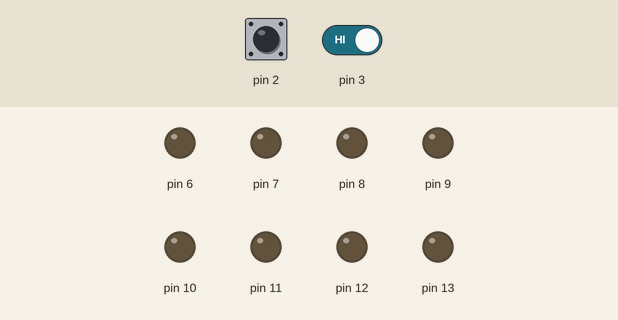
Bench run of a sketch on a simulated Arduino Uno, built with avr-gcc and run on an emulated ATmega328P. Shown: output pins drawn as LEDs (lit = HIGH). The test bench sets the inputs (shaded band); at power-on: pin 2 HIGH, pin 3 HIGH.

Above: at 1.2 s.
1.3 s: pin 2 pulled LOW for 0.15 s
At 2.0 s:
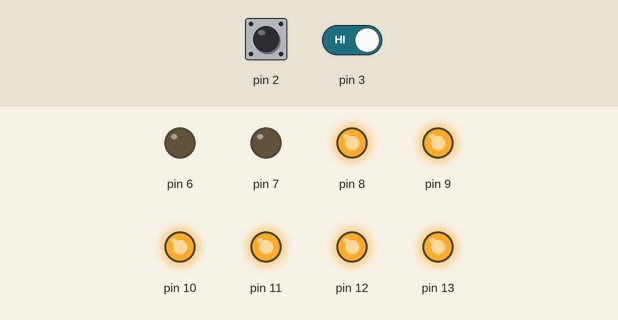
2.9 s: pin 2 pulled LOW for 3.2 s
At 3.7 s:
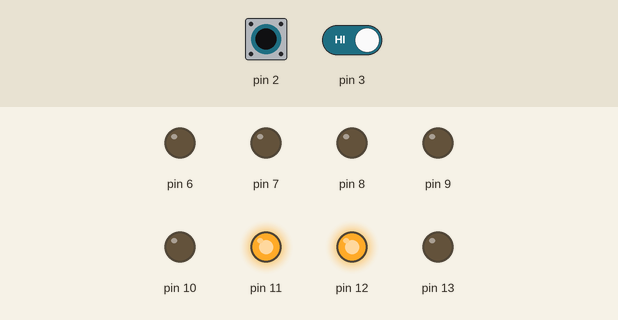
7.6 s: pin 2 driven LOW and pin 3 driven LOW
At 8.5 s:
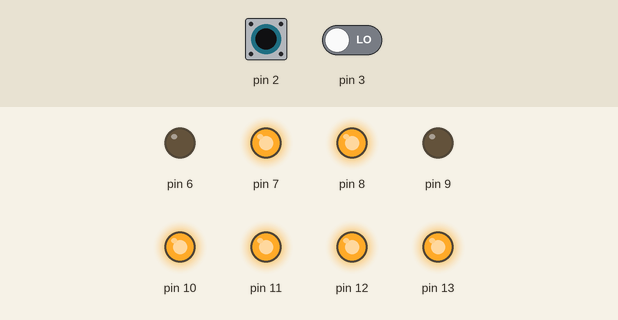
9.1 s: pin 2 driven HIGH
At 9.7 s:
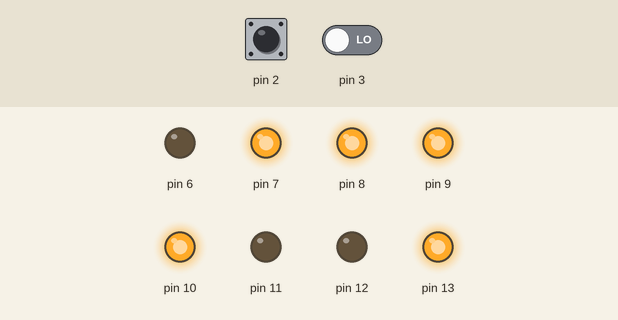
10.6 s: pin 2 driven LOW
At 12.0 s:
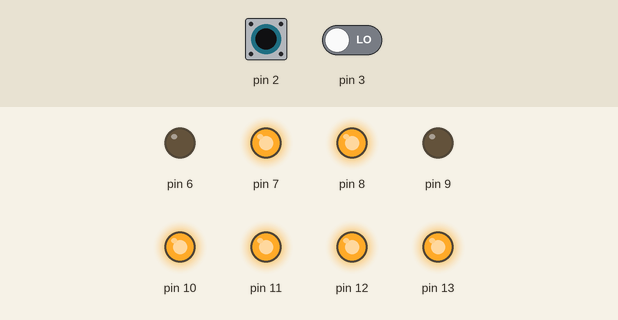
Timing chart, 0 to 13.1 s (numbered marks = the images above; inputs shaded):
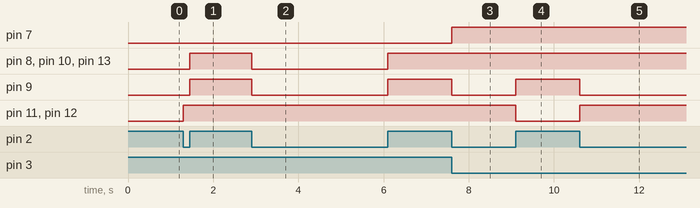

Measured:
- after the input at 1.3 s, pin 8–10, pin 13: LOW → HIGH after 0.15 s; pin 11, pin 12: LOW → HIGH at once
- after the input at 2.9 s, pin 8–10, pin 13: HIGH → LOW at once, → HIGH 3.2 s later
- after the input at 7.6 s, pin 7: LOW → HIGH at once; pin 9: HIGH → LOW at once
- after the input at 9.1 s, pin 9: LOW → HIGH at once; pin 11, pin 12: HIGH → LOW at once
- after the input at 10.6 s, pin 9: HIGH → LOW at once; pin 11, pin 12: LOW → HIGH at once

The sketch:

encoder.ino
```cpp
int numbers[10][7] = {
  {1,1,1,1,1,1,0},{0,1,1,0,0,0,0},{1,1,0,1,1,0,1},{1,1,1,1,0,0,1},{0,1,1,0,0,1,1},
  {1,0,1,1,0,1,1},{1,0,1,1,1,1,1},{1,1,1,0,0,0,0},{1,1,1,1,1,1,1},{1,1,1,0,0,1,1}
};
int counter;
int state;
#define S1 !digitalRead(3)
#define S2 !digitalRead(2)
void setup()
{
  state=0;
  pinMode(2, INPUT_PULLUP);
  pinMode(3, INPUT_PULLUP);
  for(int i=13;i>5;i--){
  	  pinMode(i, OUTPUT);
  }

}
void loop()
{
  switch(state){
  	case 0:
    counter=0;
    state=1;
    break;
    case 1:
    if(S1==0 && S2==1){state=2;counter++;showNumber(counter);}
    if(S1==1 && S2==1){state=4;counter--;showNumber(counter);}
    break;
    case 2:
    if(S1==1 && S2==0){state=3;counter++;showNumber(counter);}
    if(S1==0 && S2==0){state=1;counter--;showNumber(counter);}
    break;
    case 3:
    if(S1==1 && S2==1){state=4;counter++;showNumber(counter);}
    if(S1==0 && S2==1){state=2;counter--;showNumber(counter);}
    break;
    case 4:
    if(S1==0 && S2==0){state=1;counter++;showNumber(counter);}
    if(S1==1 && S2==0){state=3;counter--;showNumber(counter);}
    break;
  }
}
void showNumber(int number){
	int index=0;
  for(int i=13;i>6;i--){
  	  digitalWrite(i, numbers[number%10][index]);
  	index++;
  }
}
```
